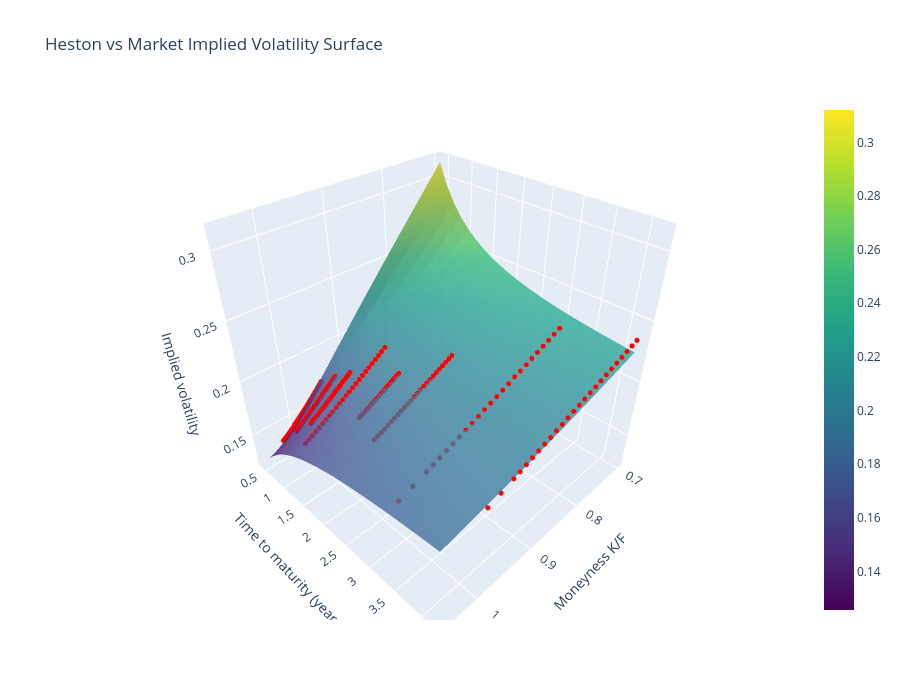

Source (notebook cell):
### Code cell
# Step 1: Heston IV on a regular (moneyness, tau) grid
moneyness_grid = np.linspace(0.70, 1.05, 30)
tau_grid = np.linspace(weighted_fit_df['tau'].min(), weighted_fit_df['tau'].max(), 25)

heston_iv_grid = np.zeros((len(tau_grid), len(moneyness_grid)))

for i in range(len(tau_grid)):
    for j in range(len(moneyness_grid)):

        tau_ij = tau_grid[i] # slice of ith tau
        k_ij = moneyness_grid[j] # different moneyness on fixed ith tau         

        # out-of-the-money option, same rule as the data
        if k_ij < 1:
            option_ij = 'put'
        else:
            option_ij = 'call'

        price_ij = calibration.heston_price(
            1.0, k_ij, tau_ij, v_star_2, kappa_star_2, theta_star_2, eta_star_2, rho_star_2, option_ij)

        heston_iv_grid[i, j] = calibration.black_implied_vol(
            price_ij, 1.0, k_ij, tau_ij, option_ij)

# Step 2: plot
fig = go.Figure()

# Heston: continuous surface
fig.add_trace(go.Surface(
    x=moneyness_grid, y=tau_grid, z=heston_iv_grid,
    colorscale='Viridis', opacity=0.8, name='Heston IV'))

# Market: discrete dots
fig.add_trace(go.Scatter3d(
    x=weighted_fit_df['Strike'] / weighted_fit_df['F'],
    y=weighted_fit_df['tau'],
    z=weighted_fit_df['Mid_iv'],
    mode='markers', marker=dict(size=3, color='red'),
    name='Market Mid IV'))

# Plot: title
fig.update_layout(
    title='Heston vs Market Implied Volatility Surface',
    width=900, height=700,
    scene=dict(xaxis_title='Moneyness K/F',
               yaxis_title='Time to maturity (years)',
               zaxis_title='Implied volatility'))

fig.show()

### Figure 1 — Plotly figure (JSON) as saved in the notebook; plotly's stock layout.template omitted (floating-point values rounded to 4 significant figures; data arrays with more than 128 entries replaced by an {"elided": "..."} marker saying what was removed)
{"data": [{"colorscale": [[0, "#440154"], [0.1111, "#482878"], [0.2222, "#3e4989"], [0.3333, "#31688e"], [0.4444, "#26828e"], [0.5556, "#1f9e89"], [0.6667, "#35b779"], [0.7778, "#6ece58"], [0.8889, "#b5de2b"], [1, "#fde725"]], "name": "Heston IV", "opacity": 0.8, "type": "surface", "x": [0.7, 0.7121, 0.7241, 0.7362, 0.7483, 0.7603, 0.7724, 0.7845, 0.7966, 0.8086, 0.8207, 0.8328, 0.8448, 0.8569, 0.869, 0.881, 0.8931, 0.9052, 0.9172, 0.9293, 0.9414, 0.9534, 0.9655, 0.9776, 0.9897, 1.002, 1.014, 1.026, 1.038, 1.05], "y": [0.4329, 0.5895, 0.7461, 0.9027, 1.059, 1.216, 1.373, 1.529, 1.686, 1.842, 1.999, 2.156, 2.312, 2.469, 2.626, 2.782, 2.939, 3.095, 3.252, 3.409, 3.565, 3.722, 3.879, 4.035, 4.192], "z": {"elided": "25x30 float values"}}, {"marker": {"color": "red", "size": 3}, "mode": "markers", "name": "Market Mid IV", "type": "scatter3d", "x": {"elided": "200 float values"}, "y": {"elided": "200 float values"}, "z": {"elided": "200 float values"}}], "layout": {"height": 700, "scene": {"xaxis": {"title": {"text": "Moneyness K/F"}}, "yaxis": {"title": {"text": "Time to maturity (years)"}}, "zaxis": {"title": {"text": "Implied volatility"}}}, "title": {"text": "Heston vs Market Implied Volatility Surface"}, "width": 900}}
